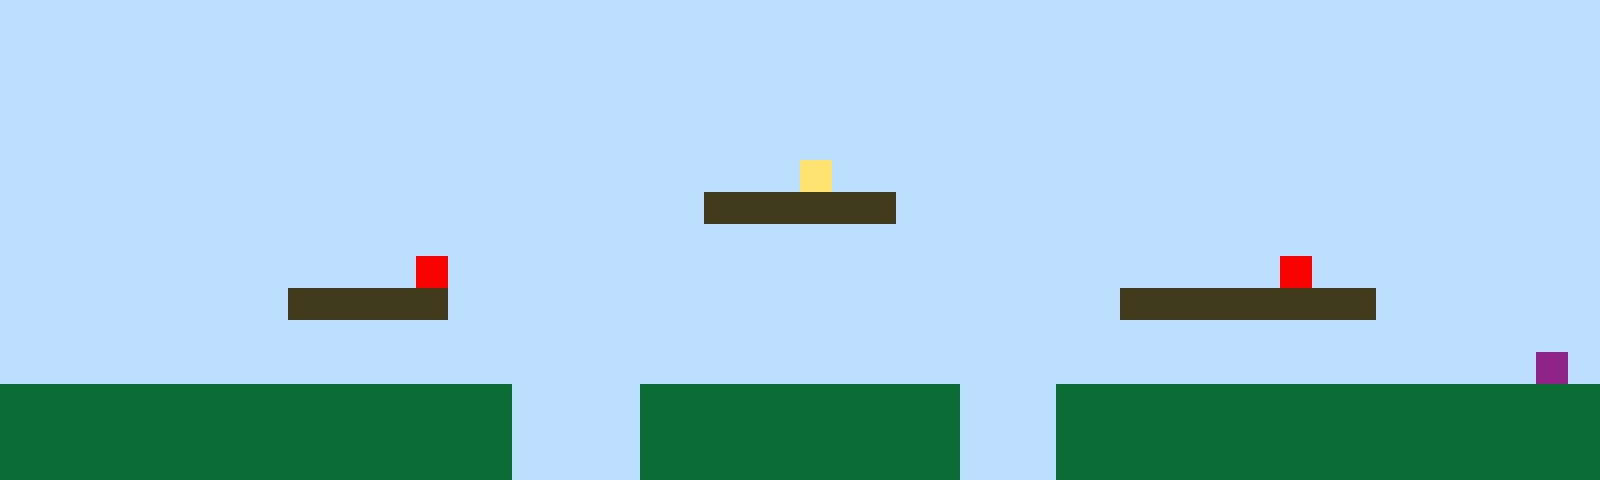

Rendered tile map (Tiled .tmx) drawn with the repository's tilesets; below, a short description and the full map source, tile grids included:
An orthogonal 50x15 tile map with 32x32 px tiles, 1 tile layer (Tile Layer 1).

<map version="1.10" tiledversion="1.11.2" orientation="orthogonal" renderorder="right-up" width="50" height="15" tilewidth="32" tileheight="32" infinite="0" nextlayerid="2" nextobjectid="1"><editorsettings><export target="map1.csv" format="csv" /></editorsettings><tileset firstgid="1" name="sprites" tilewidth="32" tileheight="32" tilecount="6" columns="3"><image source="sprites.png" width="96" height="64" /></tileset><layer id="1" name="Tile Layer 1" width="50" height="15"><data encoding="csv">1,1,1,1,1,1,1,1,1,1,1,1,1,1,1,1,1,1,1,1,1,1,1,1,1,1,1,1,1,1,1,1,1,1,1,1,1,1,1,1,1,1,1,1,1,1,1,1,1,1,1,1,1,1,1,1,1,1,1,1,1,1,1,1,1,1,1,1,1,1,1,1,1,1,1,1,1,1,1,1,1,1,1,1,1,1,1,1,1,1,1,1,1,1,1,1,1,1,1,1,1,1,1,1,1,1,1,1,1,1,1,1,1,1,1,1,1,1,1,1,1,1,1,1,1,1,1,1,1,1,1,1,1,1,1,1,1,1,1,1,1,1,1,1,1,1,1,1,1,1,1,1,1,1,1,1,1,1,1,1,1,1,1,1,1,1,1,1,1,1,1,1,1,1,1,1,1,1,1,1,1,1,1,1,1,1,1,1,1,1,1,1,1,1,1,1,1,1,1,1,1,1,1,1,1,1,1,1,1,1,1,1,1,1,1,1,1,1,1,1,1,1,1,1,1,1,1,1,1,1,1,1,1,1,1,1,1,1,1,1,1,1,1,1,1,1,1,1,1,1,1,1,1,1,1,1,1,1,1,1,1,1,1,1,1,1,1,1,1,1,1,1,1,1,1,4,1,1,1,1,1,1,1,1,1,1,1,1,1,1,1,1,1,1,1,1,1,1,1,1,1,1,1,1,1,1,1,1,1,1,1,1,1,1,1,1,1,1,1,1,1,1,3,3,3,3,3,3,1,1,1,1,1,1,1,1,1,1,1,1,1,1,1,1,1,1,1,1,1,1,1,1,1,1,1,1,1,1,1,1,1,1,1,1,1,1,1,1,1,1,1,1,1,1,1,1,1,1,1,1,1,1,1,1,1,1,1,1,1,1,1,1,1,1,1,1,1,1,1,1,1,1,1,1,1,1,1,1,1,1,1,1,1,5,1,1,1,1,1,1,1,1,1,1,1,1,1,1,1,1,1,1,1,1,1,1,1,1,1,1,5,1,1,1,1,1,1,1,1,1,1,1,1,1,1,1,1,1,1,3,3,3,3,3,1,1,1,1,1,1,1,1,1,1,1,1,1,1,1,1,1,1,1,1,1,3,3,3,3,3,3,3,3,1,1,1,1,1,1,1,1,1,1,1,1,1,1,1,1,1,1,1,1,1,1,1,1,1,1,1,1,1,1,1,1,1,1,1,1,1,1,1,1,1,1,1,1,1,1,1,1,1,1,1,1,1,1,1,1,1,1,1,1,1,1,1,1,1,1,1,1,1,1,1,1,1,1,1,1,1,1,1,1,1,1,1,1,1,1,1,1,1,1,1,1,1,1,1,1,1,1,1,1,1,1,1,1,1,6,1,2,2,2,2,2,2,2,2,2,2,2,2,2,2,2,2,1,1,1,1,2,2,2,2,2,2,2,2,2,2,1,1,1,2,2,2,2,2,2,2,2,2,2,2,2,2,2,2,2,2,2,2,2,2,2,2,2,2,2,2,2,2,2,2,2,2,1,1,1,1,2,2,2,2,2,2,2,2,2,2,1,1,1,2,2,2,2,2,2,2,2,2,2,2,2,2,2,2,2,2,2,2,2,2,2,2,2,2,2,2,2,2,2,2,2,2,1,1,1,1,2,2,2,2,2,2,2,2,2,2,1,1,1,2,2,2,2,2,2,2,2,2,2,2,2,2,2,2,2,2</data></layer></map>
